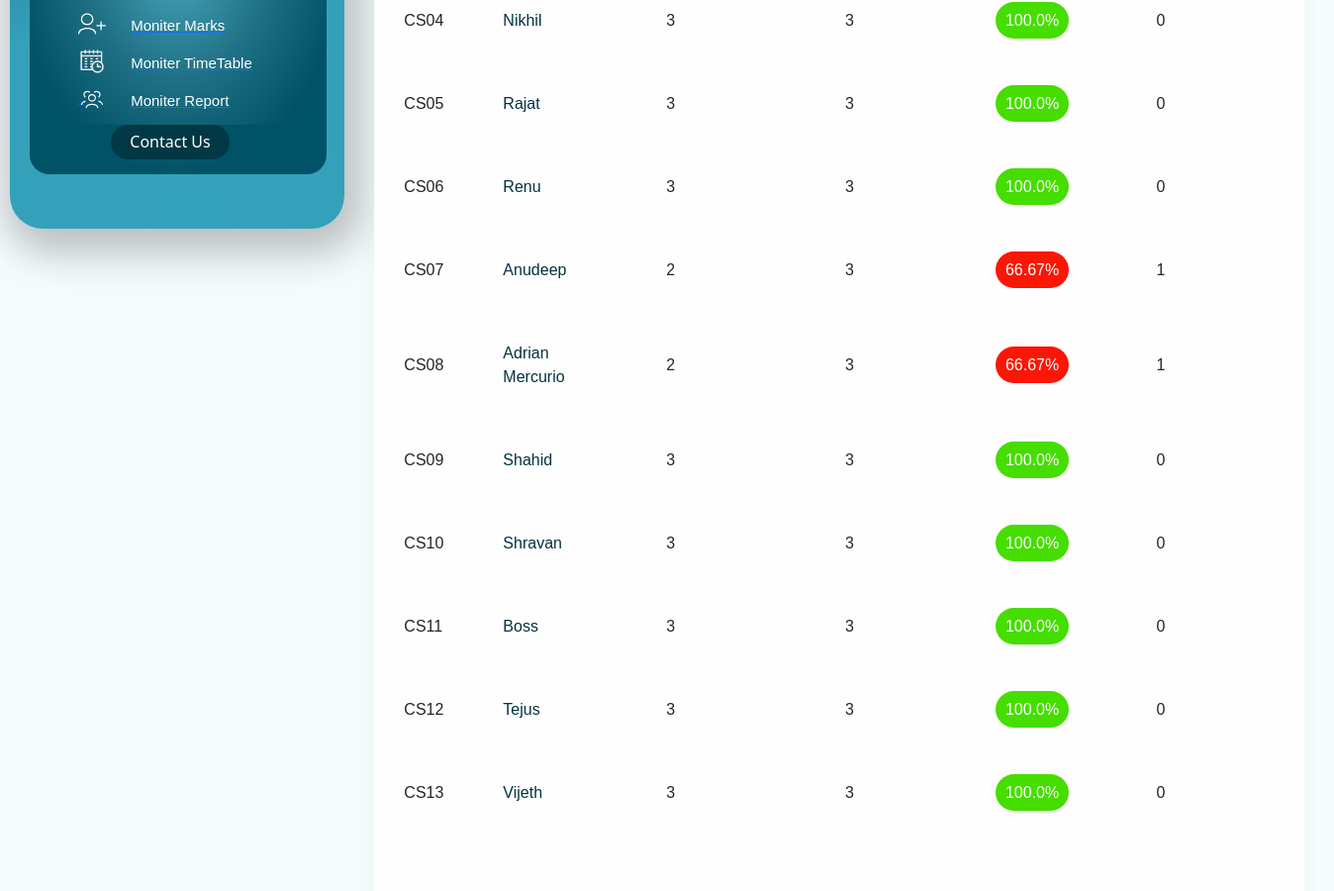
/teacher/6/Students/attendance/ (signed in, middle part), run on an earlier commit of the app's database.
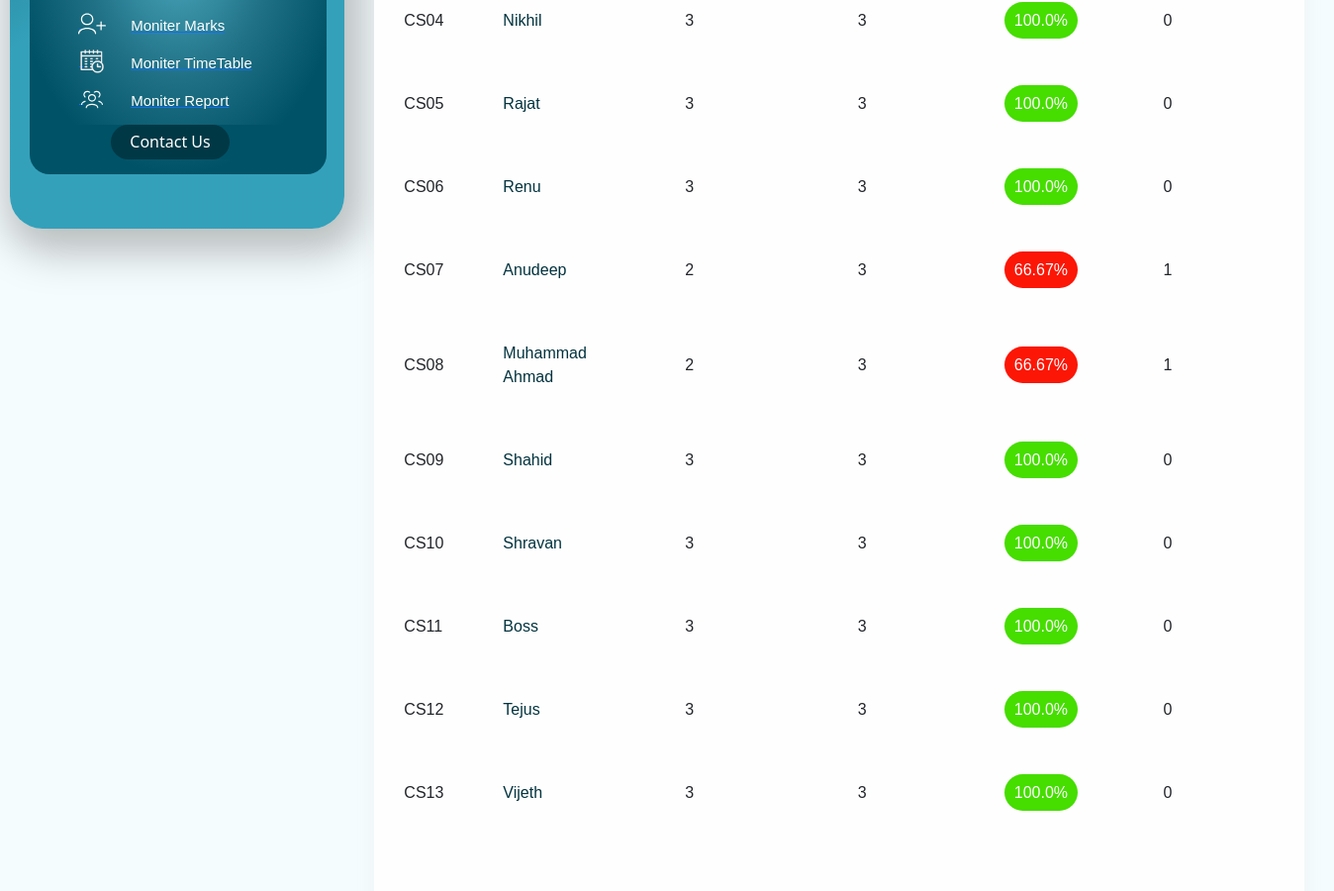
And on a later commit of the database.
### info/models.py (models this page shows)
class AttendanceTotal(models.Model):
    course = models.ForeignKey(Course, on_delete=models.CASCADE)
    student = models.ForeignKey(Student, on_delete=models.CASCADE)
    class Meta:
        unique_together = (('student', 'course'),)
    @property
    def att_class(self):
        stud = Student.objects.get(name=self.student)
        cr = Course.objects.get(name=self.course)
        att_class = Attendance.objects.filter(course=cr, student=stud, status='True').count()
        return att_class
    @property
    def total_class(self):
        stud = Student.objects.get(name=self.student)
        cr = Course.objects.get(name=self.course)
        total_class = Attendance.objects.filter(course=cr, student=stud).count()
        return total_class
    @property
    def attendance(self):
        stud = Student.objects.get(name=self.student)
        cr = Course.objects.get(name=self.course)
        total_class = Attendance.objects.filter(course=cr, student=stud).count()
        att_class = Attendance.objects.filter(course=cr, student=stud, status='True').count()
        if total_class == 0:
            attendance = 0
        else:
            attendance = round(att_class / total_class * 100, 2)
        return attendance
    @property
    def classes_to_attend(self):
        stud = Student.objects.get(name=self.student)
        cr = Course.objects.get(name=self.course)
        total_class = Attendance.objects.filter(course=cr, student=stud).count()
        att_class = Attendance.objects.filter(course=cr, student=stud, status='True').count()
        cta = math.ceil((0.75 * total_class - att_class) / 0.25)
        if cta < 0:
            return 0
        return cta

class Student(models.Model):
    user = models.OneToOneField(User, on_delete=models.CASCADE, null=True)
    class_id = models.ForeignKey(Class, on_delete=models.CASCADE, default=1)
    USN = models.CharField(primary_key='True', max_length=100)
    name = models.CharField(max_length=200)
    Reg = models.TextField(max_length=50,null=True)
    ph = models.TextField(max_length=50)
    email = models.TextField(max_length=50)
    cnic = models.TextField(max_length=50)
    sex = models.CharField(max_length=50, choices=sex_choice, default='Male')
    DOB = models.DateField(default='1998-01-01')
    image = models.ImageField(upload_to=filepath, null=True, blank=True)
    def __str__(self):
        return self.name

class Course(models.Model):
    dept = models.ForeignKey(Dept, on_delete=models.CASCADE)
    id = models.CharField(primary_key='True', max_length=50)
    name = models.CharField(max_length=50)
    shortname = models.CharField(max_length=50, default='X')
    def __str__(self):
        return self.name

### info/views.py (the view)
# urls.py: path('teacher/<int:assign_id>/Students/attendance/', views.t_student, name='t_student'),
@login_required()
def t_student(request, assign_id):
    ass = Assign.objects.get(id=assign_id)
    att_list = []
    for stud in ass.class_id.student_set.all():
        try:
            a = AttendanceTotal.objects.get(student=stud, course=ass.course)
        except AttendanceTotal.DoesNotExist:
            a = AttendanceTotal(student=stud, course=ass.course)
            a.save()
        att_list.append(a)
    return render(request, 'info/t_students.html', {'att_list': att_list,'date': g, 'time': current_time})

### info/templates/info/t_students.html (shortened to what this page needs)
<!DOCTYPE html>
<html lang="en">
<head>
     <link href="https://cdn.jsdelivr.net/npm/bootstrap@5.2.0-beta1/dist/css/bootstrap.min.css" rel="stylesheet">
</head>
<body style="background-color: rgba(245, 252, 253, 0.94)">
  <div    >
    <div class="maiin">
        <div class="upcnt">
            <div class="uplftcnt">
                <div class="navico">
                <div class="upici">
                    <a href="{% url 't_clas' request.user.teacher.id 2 %}">
                      <div class="icco">
                          <div class="icim">&nbsp;<img style="width: 28px; height:28px; margin-left: -5px;"  src="/ImagesAttendance/info/images/adstu.svg"> </div>
                          <div class="icttl">Moniter Marks</div>
                          </div>
                    </a>
                    <a href="{% url 't_timetable' request.user.teacher.id %}">
                      <div class="icco">
                      <div class="icim">&nbsp;<img style="width: 28px; height:28px; margin-left: -5px;"  src="/ImagesAttendance/info/images/ttbl.png"> </div>
                      <div class="icttl">Moniter TimeTable</div>
                      </div>
                   </a>
                   <a href="{% url 't_clas' request.user.teacher.id 3 %}">
                      <div class="icco">
                      <div class="icim">&nbsp;<img style="width: 28px; height:28px; margin-left: -5px;"  src="/ImagesAttendance/info/images/clsrm.svg"> </div>
                      <div class="icttl">Moniter Report</div>
                      </div>
                  </a>
                 </div>
                 <div style=" margin-top: -20px; background-color: transparent   " class="dwic"  >
                  <a style="text-decoration:none  ; background-color: #005266;" href="/contactus"> <div style="background-color: #013845;" class="cntus"><span>Contact Us</span> </div></a>
                </div>
               </div>
            </div>
            <div class="upritcnt">
                <div class="Attendance">
                    <div style="height: 90vh;" class="prescont">
                    <table id="studnt">
                  <tbody>
                    {% for a in att_list %}
                    <tr>
                        <td>{{ a.student_id }}</td>
                        <td><a style="text-decoration: none; color: #01333f;" href="{% url 't_attendance_detail' a.student.USN a.course_id %}">{{ a.student.name }}</a></td>
                        <td>{{ a.att_class }}</td>
                        <td>{{ a.total_class }}</td>
                        {% if a.attendance < 75 %}
                            <td ><span style="background-color: rgb(252, 22, 6); border-radius: 20px; color: white; padding: 10px;">{{ a.attendance }}%</span></td>
                        {% else %}
                            <td ><span style="background-color: rgb(70, 221, 0); border-radius: 20px; color: white; padding: 10px;">{{ a.attendance }}%</span></td>
                        {% endif %}
                        <td>{{ a.classes_to_attend }}</td>
                    </tr>
                    {% empty %}
                            <p>No students</p>
                    {% endfor %}
                  </tbody>
                </table>
              </div>
            </div>
        </div>
    </div>
</div>
</div>
</body>
</html>

What changed in the data, as far as the page shows it:
changed through a linked row, AttendanceTotal "CS08": student.name "Adrian Mercurio" → "Muhammad Ahmad"
